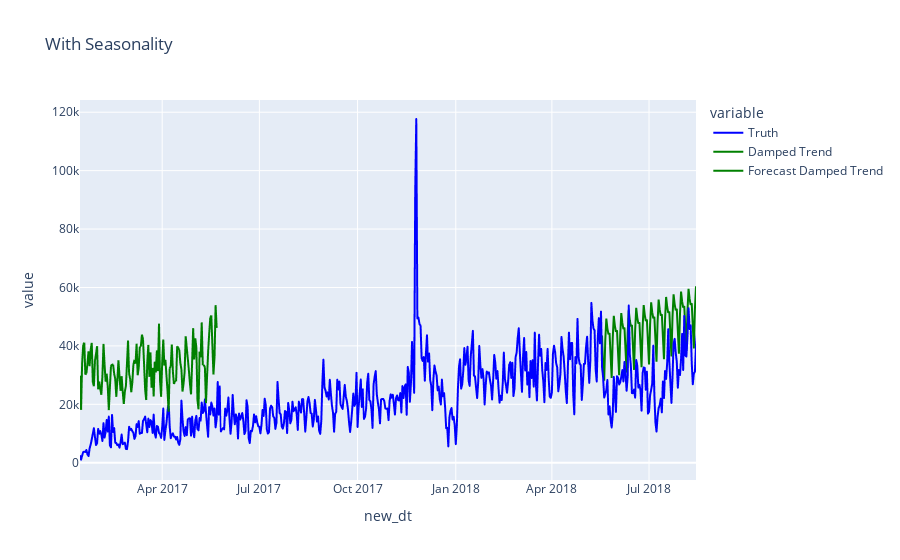

Write notebook code for a chart like this one.
### Code cell
import plotly.graph_objects as go


fig = px.line(smoothData, y = ['Truth',  'Damped Trend'], 
x = smoothData.index,
color_discrete_map={"Truth": 'blue',
'Damped Trend': 'green'
},
title='With Seasonality'
)

fig.update_xaxes(range=[smoothData.index[-580], forecast_dt.index[-1]])
#fig.update_yaxes(range=[142000, 157000])


# Incorporating the Forecasts

fig.add_trace(go.Scatter(x=forecast_dt.index, y = forecast_dt.values, name='Forecast Damped Trend', line={'color':'green'}))

fig.show()
